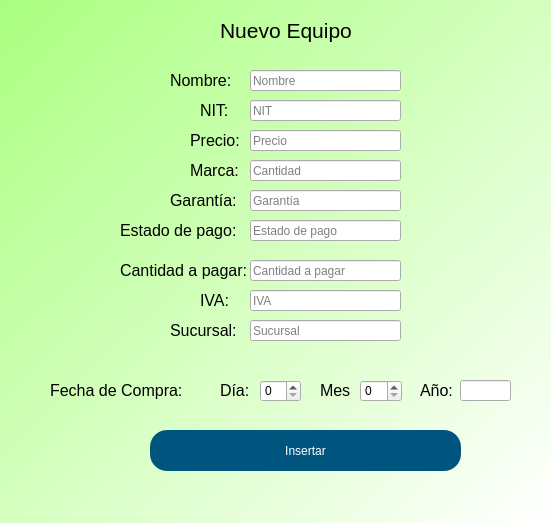
<?xml version="1.0" encoding="UTF-8"?>
<ui version="4.0">
 <class>Form</class>
 <widget class="QWidget" name="Form">
  <property name="geometry">
   <rect>
    <x>0</x>
    <y>0</y>
    <width>551</width>
    <height>523</height>
   </rect>
  </property>
  <property name="windowTitle">
   <string>Form</string>
  </property>
  <property name="windowIcon">
   <iconset>
    <normaloff>:/Bkg/Images/Logo.png</normaloff>:/Bkg/Images/Logo.png</iconset>
  </property>
  <property name="styleSheet">
   <string notr="true">QWidget#Form{
	background-color: qlineargradient(spread:pad, x1:0, y1:0, x2:1, y2:1, stop:0 rgba(170, 255, 127, 255), stop:1 rgba(255, 255, 255, 255));
}
QWidget#Login{
background-color: qlineargradient(spread:pad, x1:0, y1:0, x2:1, y2:1, stop:0 rgba(170, 255, 127, 255), stop:1 rgba(255, 255, 255, 255));
}</string>
  </property>
  <widget class="QLabel" name="label_22">
   <property name="geometry">
    <rect>
     <x>220</x>
     <y>10</y>
     <width>211</width>
     <height>41</height>
    </rect>
   </property>
   <property name="font">
    <font>
     <pointsize>16</pointsize>
    </font>
   </property>
   <property name="text">
    <string>Nuevo Equipo</string>
   </property>
  </widget>
  <widget class="QLabel" name="label_3">
   <property name="geometry">
    <rect>
     <x>190</x>
     <y>130</y>
     <width>51</width>
     <height>21</height>
    </rect>
   </property>
   <property name="font">
    <font>
     <pointsize>12</pointsize>
    </font>
   </property>
   <property name="text">
    <string>Precio:</string>
   </property>
  </widget>
  <widget class="QLabel" name="label_4">
   <property name="geometry">
    <rect>
     <x>170</x>
     <y>190</y>
     <width>71</width>
     <height>21</height>
    </rect>
   </property>
   <property name="font">
    <font>
     <pointsize>12</pointsize>
    </font>
   </property>
   <property name="text">
    <string>Garantía:</string>
   </property>
  </widget>
  <widget class="QLineEdit" name="precio_label">
   <property name="geometry">
    <rect>
     <x>250</x>
     <y>130</y>
     <width>151</width>
     <height>21</height>
    </rect>
   </property>
   <property name="placeholderText">
    <string>Precio</string>
   </property>
  </widget>
  <widget class="QLineEdit" name="garantia_label">
   <property name="geometry">
    <rect>
     <x>250</x>
     <y>190</y>
     <width>151</width>
     <height>21</height>
    </rect>
   </property>
   <property name="text">
    <string/>
   </property>
   <property name="placeholderText">
    <string>Garantía</string>
   </property>
  </widget>
  <widget class="QSpinBox" name="dia_buy">
   <property name="geometry">
    <rect>
     <x>260</x>
     <y>380</y>
     <width>41</width>
     <height>22</height>
    </rect>
   </property>
  </widget>
  <widget class="QLabel" name="label_9">
   <property name="geometry">
    <rect>
     <x>220</x>
     <y>380</y>
     <width>31</width>
     <height>21</height>
    </rect>
   </property>
   <property name="font">
    <font>
     <pointsize>12</pointsize>
    </font>
   </property>
   <property name="text">
    <string>Día:</string>
   </property>
  </widget>
  <widget class="QLabel" name="label_11">
   <property name="geometry">
    <rect>
     <x>420</x>
     <y>380</y>
     <width>41</width>
     <height>21</height>
    </rect>
   </property>
   <property name="font">
    <font>
     <pointsize>12</pointsize>
    </font>
   </property>
   <property name="text">
    <string>Año:</string>
   </property>
  </widget>
  <widget class="QSpinBox" name="mes_buy">
   <property name="geometry">
    <rect>
     <x>360</x>
     <y>380</y>
     <width>42</width>
     <height>22</height>
    </rect>
   </property>
  </widget>
  <widget class="QLineEdit" name="ano_buy">
   <property name="geometry">
    <rect>
     <x>460</x>
     <y>380</y>
     <width>51</width>
     <height>21</height>
    </rect>
   </property>
  </widget>
  <widget class="QLabel" name="label_10">
   <property name="geometry">
    <rect>
     <x>320</x>
     <y>380</y>
     <width>31</width>
     <height>21</height>
    </rect>
   </property>
   <property name="font">
    <font>
     <pointsize>12</pointsize>
    </font>
   </property>
   <property name="text">
    <string>Mes:</string>
   </property>
  </widget>
  <widget class="QLabel" name="label_14">
   <property name="geometry">
    <rect>
     <x>50</x>
     <y>380</y>
     <width>161</width>
     <height>21</height>
    </rect>
   </property>
   <property name="font">
    <font>
     <pointsize>12</pointsize>
    </font>
   </property>
   <property name="text">
    <string>Fecha de Compra:</string>
   </property>
  </widget>
  <widget class="QPushButton" name="insertar">
   <property name="geometry">
    <rect>
     <x>150</x>
     <y>430</y>
     <width>311</width>
     <height>41</height>
    </rect>
   </property>
   <property name="styleSheet">
    <string notr="true">border-radius:17px;
background-color: rgb(0, 85, 127);
color: rgb(255, 255, 255);
font: 75 10pt &quot;MS Shell Dlg 2&quot;;</string>
   </property>
   <property name="text">
    <string>Insertar</string>
   </property>
  </widget>
  <widget class="QLabel" name="contrasena_label">
   <property name="geometry">
    <rect>
     <x>710</x>
     <y>180</y>
     <width>47</width>
     <height>13</height>
    </rect>
   </property>
   <property name="text">
    <string>TextLabel</string>
   </property>
  </widget>
  <widget class="QLabel" name="usuario_label">
   <property name="geometry">
    <rect>
     <x>710</x>
     <y>150</y>
     <width>47</width>
     <height>13</height>
    </rect>
   </property>
   <property name="text">
    <string>TextLabel</string>
   </property>
  </widget>
  <widget class="QLabel" name="error_label">
   <property name="geometry">
    <rect>
     <x>170</x>
     <y>490</y>
     <width>281</width>
     <height>20</height>
    </rect>
   </property>
   <property name="text">
    <string/>
   </property>
  </widget>
  <widget class="QLabel" name="label_5">
   <property name="geometry">
    <rect>
     <x>190</x>
     <y>160</y>
     <width>51</width>
     <height>21</height>
    </rect>
   </property>
   <property name="font">
    <font>
     <pointsize>12</pointsize>
    </font>
   </property>
   <property name="text">
    <string>Marca:</string>
   </property>
  </widget>
  <widget class="QLineEdit" name="nombre_label">
   <property name="geometry">
    <rect>
     <x>250</x>
     <y>70</y>
     <width>151</width>
     <height>21</height>
    </rect>
   </property>
   <property name="text">
    <string/>
   </property>
   <property name="placeholderText">
    <string>Nombre</string>
   </property>
  </widget>
  <widget class="QLabel" name="label_7">
   <property name="geometry">
    <rect>
     <x>170</x>
     <y>70</y>
     <width>71</width>
     <height>21</height>
    </rect>
   </property>
   <property name="font">
    <font>
     <pointsize>12</pointsize>
    </font>
   </property>
   <property name="text">
    <string>Nombre:</string>
   </property>
  </widget>
  <widget class="QLineEdit" name="marca_label">
   <property name="geometry">
    <rect>
     <x>250</x>
     <y>160</y>
     <width>151</width>
     <height>21</height>
    </rect>
   </property>
   <property name="text">
    <string/>
   </property>
   <property name="placeholderText">
    <string>Cantidad</string>
   </property>
  </widget>
  <widget class="QLabel" name="label_12">
   <property name="geometry">
    <rect>
     <x>120</x>
     <y>220</y>
     <width>121</width>
     <height>21</height>
    </rect>
   </property>
   <property name="font">
    <font>
     <pointsize>12</pointsize>
    </font>
   </property>
   <property name="text">
    <string>Estado de pago:</string>
   </property>
  </widget>
  <widget class="QLineEdit" name="estado_label">
   <property name="geometry">
    <rect>
     <x>250</x>
     <y>220</y>
     <width>151</width>
     <height>21</height>
    </rect>
   </property>
   <property name="text">
    <string/>
   </property>
   <property name="placeholderText">
    <string>Estado de pago</string>
   </property>
  </widget>
  <widget class="QLineEdit" name="cantidad_label">
   <property name="geometry">
    <rect>
     <x>250</x>
     <y>260</y>
     <width>151</width>
     <height>21</height>
    </rect>
   </property>
   <property name="text">
    <string/>
   </property>
   <property name="placeholderText">
    <string>Cantidad a pagar</string>
   </property>
  </widget>
  <widget class="QLabel" name="label_13">
   <property name="geometry">
    <rect>
     <x>120</x>
     <y>260</y>
     <width>131</width>
     <height>21</height>
    </rect>
   </property>
   <property name="font">
    <font>
     <pointsize>12</pointsize>
    </font>
   </property>
   <property name="text">
    <string>Cantidad a pagar:</string>
   </property>
  </widget>
  <widget class="QLineEdit" name="iva_label">
   <property name="geometry">
    <rect>
     <x>250</x>
     <y>290</y>
     <width>151</width>
     <height>21</height>
    </rect>
   </property>
   <property name="text">
    <string/>
   </property>
   <property name="placeholderText">
    <string>IVA</string>
   </property>
  </widget>
  <widget class="QLabel" name="label_16">
   <property name="geometry">
    <rect>
     <x>200</x>
     <y>290</y>
     <width>31</width>
     <height>21</height>
    </rect>
   </property>
   <property name="font">
    <font>
     <pointsize>12</pointsize>
    </font>
   </property>
   <property name="text">
    <string>IVA:</string>
   </property>
  </widget>
  <widget class="QLabel" name="label_6">
   <property name="geometry">
    <rect>
     <x>200</x>
     <y>100</y>
     <width>41</width>
     <height>21</height>
    </rect>
   </property>
   <property name="font">
    <font>
     <pointsize>12</pointsize>
    </font>
   </property>
   <property name="text">
    <string>NIT:</string>
   </property>
  </widget>
  <widget class="QLineEdit" name="nit_label">
   <property name="geometry">
    <rect>
     <x>250</x>
     <y>100</y>
     <width>151</width>
     <height>21</height>
    </rect>
   </property>
   <property name="placeholderText">
    <string>NIT</string>
   </property>
  </widget>
  <widget class="QLabel" name="label_17">
   <property name="geometry">
    <rect>
     <x>170</x>
     <y>320</y>
     <width>71</width>
     <height>21</height>
    </rect>
   </property>
   <property name="font">
    <font>
     <pointsize>12</pointsize>
    </font>
   </property>
   <property name="text">
    <string>Sucursal:</string>
   </property>
  </widget>
  <widget class="QLineEdit" name="sucursal_label">
   <property name="geometry">
    <rect>
     <x>250</x>
     <y>320</y>
     <width>151</width>
     <height>21</height>
    </rect>
   </property>
   <property name="text">
    <string/>
   </property>
   <property name="placeholderText">
    <string>Sucursal</string>
   </property>
  </widget>
 </widget>
 <resources/>
 <connections/>
</ui>
